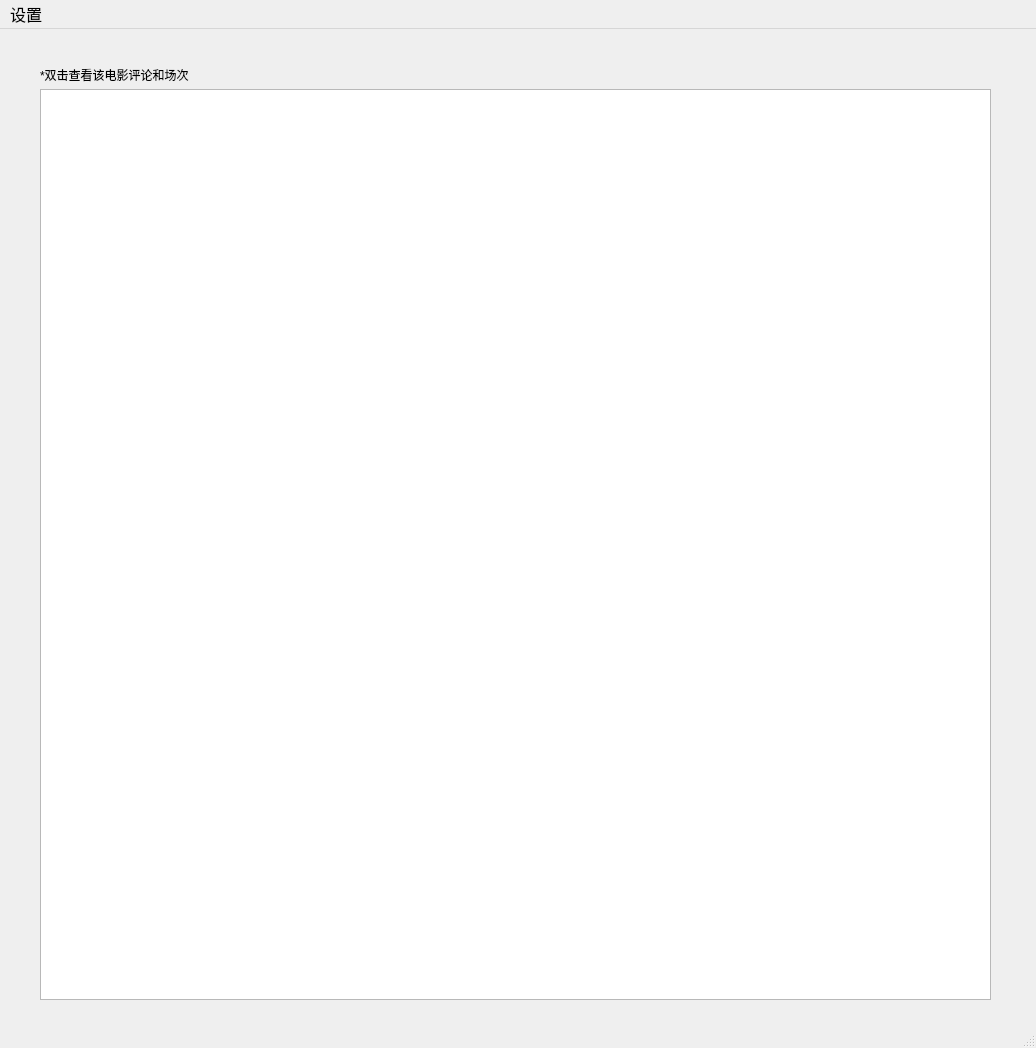
<?xml version="1.0" encoding="UTF-8"?>
<ui version="4.0">
 <class>MainWindowUser</class>
 <widget class="QMainWindow" name="MainWindowUser">
  <property name="geometry">
   <rect>
    <x>0</x>
    <y>0</y>
    <width>1036</width>
    <height>1048</height>
   </rect>
  </property>
  <property name="font">
   <font>
    <pointsize>9</pointsize>
   </font>
  </property>
  <property name="windowTitle">
   <string>电影列表</string>
  </property>
  <widget class="QWidget" name="centralwidget">
   <widget class="QListWidget" name="listWidget">
    <property name="geometry">
     <rect>
      <x>40</x>
      <y>60</y>
      <width>951</width>
      <height>911</height>
     </rect>
    </property>
   </widget>
   <widget class="QLabel" name="label">
    <property name="geometry">
     <rect>
      <x>40</x>
      <y>30</y>
      <width>231</width>
      <height>31</height>
     </rect>
    </property>
    <property name="text">
     <string>*双击查看该电影评论和场次</string>
    </property>
   </widget>
  </widget>
  <widget class="QMenuBar" name="menubar">
   <property name="geometry">
    <rect>
     <x>0</x>
     <y>0</y>
     <width>1036</width>
     <height>37</height>
    </rect>
   </property>
   <property name="font">
    <font>
     <pointsize>12</pointsize>
    </font>
   </property>
   <widget class="QMenu" name="menu">
    <property name="font">
     <font>
      <pointsize>9</pointsize>
     </font>
    </property>
    <property name="title">
     <string>设置</string>
    </property>
    <addaction name="actionExit"/>
    <addaction name="actionBuyHistory"/>
   </widget>
   <addaction name="menu"/>
  </widget>
  <widget class="QStatusBar" name="statusbar"/>
  <action name="actionExit">
   <property name="text">
    <string>注销</string>
   </property>
   <property name="font">
    <font>
     <pointsize>10</pointsize>
    </font>
   </property>
  </action>
  <action name="actionBuyHistory">
   <property name="text">
    <string>购买记录</string>
   </property>
   <property name="font">
    <font>
     <pointsize>10</pointsize>
    </font>
   </property>
  </action>
 </widget>
 <resources/>
 <connections/>
</ui>
